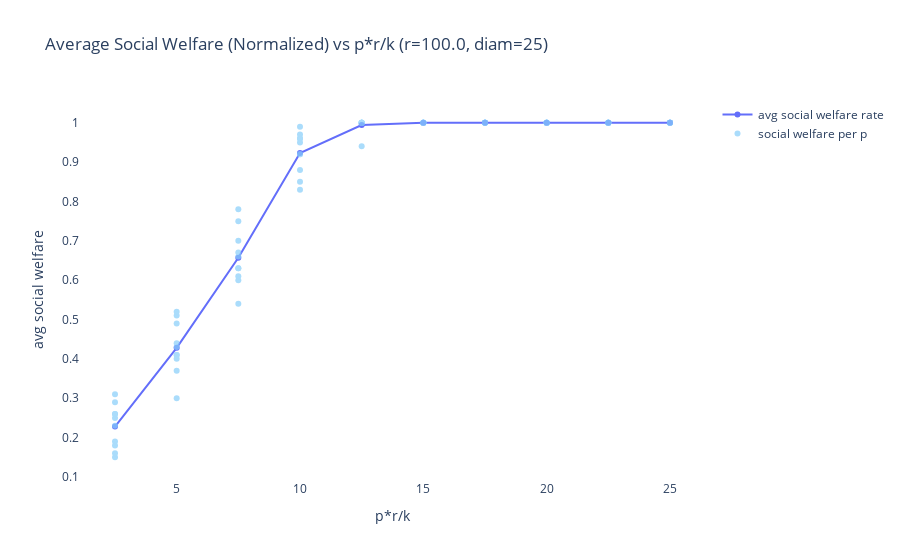
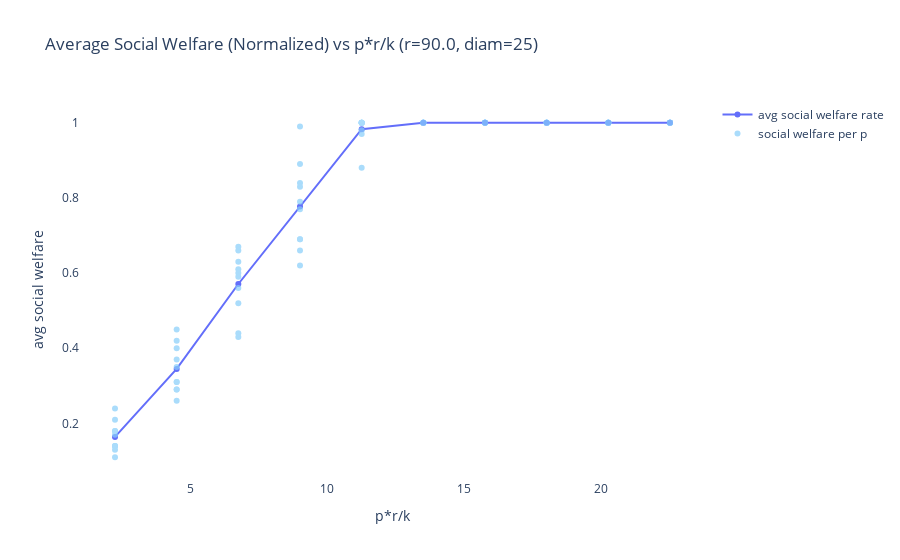
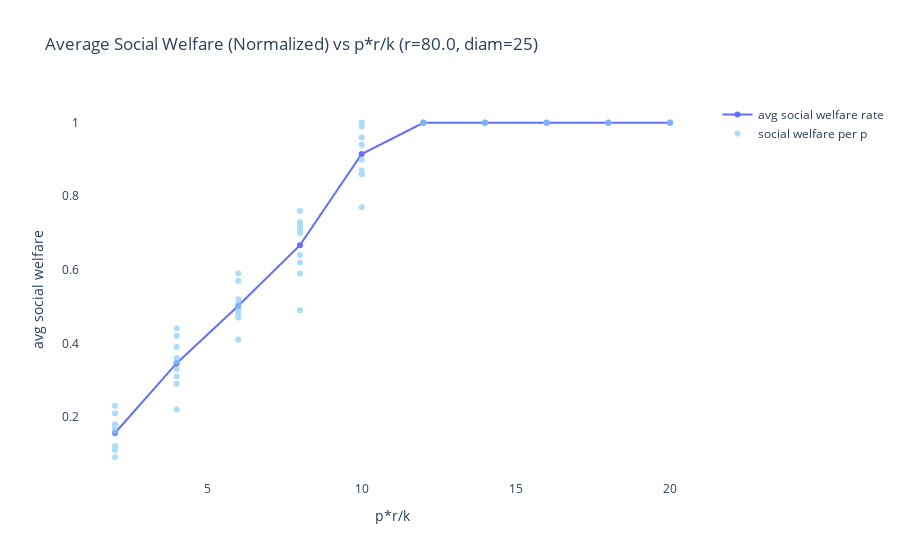
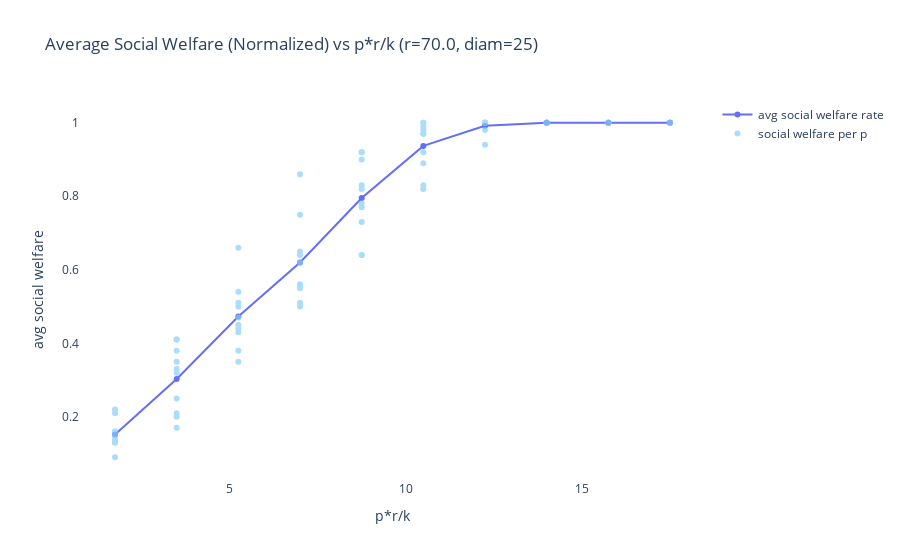

Notebook cell for these charts, in order:
### Markdown cell above
## Evenly distributed resources

### Code cell
run_sim(num_vertices, regularity, create_rl)

### Figure 1 — Plotly figure (JSON) as saved in the notebook; plotly's stock layout.template omitted (floating-point values rounded to 4 significant figures)
{"data": [{"hoverinfo": "skip", "mode": "lines+markers", "name": "avg social welfare rate", "type": "scatter", "x": [25, 22.5, 20, 17.5, 15, 12.5, 10.0, 7.5, 5.0, 2.5], "y": [1, 1, 1, 1, 1, 0.994, 0.923, 0.657, 0.428, 0.228]}, {"hoverinfo": "skip", "marker": {"color": "LightSkyBlue"}, "mode": "markers", "name": "social welfare per p", "opacity": 0.7, "type": "scatter", "x": [25, 25, 25, 25, 25, 25, 25, 25, 25, 25, 22.5, 22.5, 22.5, 22.5, 22.5, 22.5, 22.5, 22.5, 22.5, 22.5, 20, 20, 20, 20, 20, 20, 20, 20, 20, 20, 17.5, 17.5, 17.5, 17.5, 17.5, 17.5, 17.5, 17.5, 17.5, 17.5, 15, 15, 15, 15, 15, 15, 15, 15, 15, 15, 12.5, 12.5, 12.5, 12.5, 12.5, 12.5, 12.5, 12.5, 12.5, 12.5, 10.0, 10.0, 10.0, 10.0, 10.0, 10.0, 10.0, 10.0, 10.0, 10.0, 7.5, 7.5, 7.5, 7.5, 7.5, 7.5, 7.5, 7.5, 7.5, 7.5, 5.0, 5.0, 5.0, 5.0, 5.0, 5.0, 5.0, 5.0, 5.0, 5.0, 2.5, 2.5, 2.5, 2.5, 2.5, 2.5, 2.5, 2.5, 2.5, 2.5], "y": [1, 1, 1, 1, 1, 1, 1, 1, 1, 1, 1, 1, 1, 1, 1, 1, 1, 1, 1, 1, 1, 1, 1, 1, 1, 1, 1, 1, 1, 1, 1, 1, 1, 1, 1, 1, 1, 1, 1, 1, 1, 1, 1, 1, 1, 1, 1, 1, 1, 1, 1, 1, 1, 1, 1, 1, 1, 1, 0.94, 1, 0.88, 0.99, 0.92, 0.96, 0.97, 0.95, 0.92, 0.96, 0.85, 0.83, 0.63, 0.7, 0.54, 0.63, 0.75, 0.6, 0.66, 0.78, 0.67, 0.61, 0.41, 0.49, 0.37, 0.51, 0.3, 0.44, 0.43, 0.52, 0.41, 0.4, 0.23, 0.19, 0.15, 0.18, 0.25, 0.26, 0.31, 0.16, 0.26, 0.29]}], "layout": {"plot_bgcolor": "rgba(0,0,0,0)", "showlegend": true, "title": {"text": "Average Social Welfare (Normalized) vs p*r/k (r=100.0, diam=25)"}, "xaxis": {"title": {"text": "p*r/k"}}, "yaxis": {"title": {"text": "avg social welfare"}}}}

### Figure 2 — Plotly figure (JSON) as saved in the notebook; plotly's stock layout.template omitted (floating-point values rounded to 4 significant figures)
{"data": [{"hoverinfo": "skip", "mode": "lines+markers", "name": "avg social welfare rate", "type": "scatter", "x": [22.5, 20.25, 18, 15.75, 13.5, 11.25, 9.0, 6.75, 4.5, 2.25], "y": [1, 1, 1, 1, 1, 0.983, 0.777, 0.571, 0.345, 0.164]}, {"hoverinfo": "skip", "marker": {"color": "LightSkyBlue"}, "mode": "markers", "name": "social welfare per p", "opacity": 0.7, "type": "scatter", "x": [22.5, 22.5, 22.5, 22.5, 22.5, 22.5, 22.5, 22.5, 22.5, 22.5, 20.25, 20.25, 20.25, 20.25, 20.25, 20.25, 20.25, 20.25, 20.25, 20.25, 18, 18, 18, 18, 18, 18, 18, 18, 18, 18, 15.75, 15.75, 15.75, 15.75, 15.75, 15.75, 15.75, 15.75, 15.75, 15.75, 13.5, 13.5, 13.5, 13.5, 13.5, 13.5, 13.5, 13.5, 13.5, 13.5, 11.25, 11.25, 11.25, 11.25, 11.25, 11.25, 11.25, 11.25, 11.25, 11.25, 9.0, 9.0, 9.0, 9.0, 9.0, 9.0, 9.0, 9.0, 9.0, 9.0, 6.75, 6.75, 6.75, 6.75, 6.75, 6.75, 6.75, 6.75, 6.75, 6.75, 4.5, 4.5, 4.5, 4.5, 4.5, 4.5, 4.5, 4.5, 4.5, 4.5, 2.25, 2.25, 2.25, 2.25, 2.25, 2.25, 2.25, 2.25, 2.25, 2.25], "y": [1, 1, 1, 1, 1, 1, 1, 1, 1, 1, 1, 1, 1, 1, 1, 1, 1, 1, 1, 1, 1, 1, 1, 1, 1, 1, 1, 1, 1, 1, 1, 1, 1, 1, 1, 1, 1, 1, 1, 1, 1, 1, 1, 1, 1, 1, 1, 1, 1, 1, 0.88, 1, 1, 0.97, 1, 1, 1, 1, 0.98, 1, 0.69, 0.77, 0.89, 0.99, 0.62, 0.69, 0.84, 0.83, 0.79, 0.66, 0.6, 0.63, 0.52, 0.67, 0.59, 0.56, 0.44, 0.61, 0.66, 0.43, 0.31, 0.4, 0.31, 0.37, 0.35, 0.42, 0.29, 0.29, 0.45, 0.26, 0.14, 0.14, 0.11, 0.21, 0.13, 0.17, 0.18, 0.24, 0.18, 0.14]}], "layout": {"plot_bgcolor": "rgba(0,0,0,0)", "showlegend": true, "title": {"text": "Average Social Welfare (Normalized) vs p*r/k (r=90.0, diam=25)"}, "xaxis": {"title": {"text": "p*r/k"}}, "yaxis": {"title": {"text": "avg social welfare"}}}}

### Figure 3 — Plotly figure (JSON) as saved in the notebook; plotly's stock layout.template omitted (floating-point values rounded to 4 significant figures)
{"data": [{"hoverinfo": "skip", "mode": "lines+markers", "name": "avg social welfare rate", "type": "scatter", "x": [20, 18, 16, 14, 12, 10, 8.0, 6.0, 4.0, 2.0], "y": [1, 1, 1, 1, 1, 0.915, 0.667, 0.502, 0.346, 0.156]}, {"hoverinfo": "skip", "marker": {"color": "LightSkyBlue"}, "mode": "markers", "name": "social welfare per p", "opacity": 0.7, "type": "scatter", "x": [20, 20, 20, 20, 20, 20, 20, 20, 20, 20, 18, 18, 18, 18, 18, 18, 18, 18, 18, 18, 16, 16, 16, 16, 16, 16, 16, 16, 16, 16, 14, 14, 14, 14, 14, 14, 14, 14, 14, 14, 12, 12, 12, 12, 12, 12, 12, 12, 12, 12, 10, 10, 10, 10, 10, 10, 10, 10, 10, 10, 8.0, 8.0, 8.0, 8.0, 8.0, 8.0, 8.0, 8.0, 8.0, 8.0, 6.0, 6.0, 6.0, 6.0, 6.0, 6.0, 6.0, 6.0, 6.0, 6.0, 4.0, 4.0, 4.0, 4.0, 4.0, 4.0, 4.0, 4.0, 4.0, 4.0, 2.0, 2.0, 2.0, 2.0, 2.0, 2.0, 2.0, 2.0, 2.0, 2.0], "y": [1, 1, 1, 1, 1, 1, 1, 1, 1, 1, 1, 1, 1, 1, 1, 1, 1, 1, 1, 1, 1, 1, 1, 1, 1, 1, 1, 1, 1, 1, 1, 1, 1, 1, 1, 1, 1, 1, 1, 1, 1, 1, 1, 1, 1, 1, 1, 1, 1, 1, 0.77, 0.86, 0.9, 0.87, 0.96, 0.99, 1, 0.94, 0.86, 1, 0.71, 0.73, 0.59, 0.71, 0.72, 0.64, 0.7, 0.49, 0.62, 0.76, 0.47, 0.48, 0.48, 0.57, 0.59, 0.49, 0.5, 0.51, 0.52, 0.41, 0.29, 0.22, 0.35, 0.36, 0.42, 0.39, 0.44, 0.33, 0.31, 0.35, 0.12, 0.17, 0.21, 0.17, 0.12, 0.23, 0.18, 0.09, 0.16, 0.11]}], "layout": {"plot_bgcolor": "rgba(0,0,0,0)", "showlegend": true, "title": {"text": "Average Social Welfare (Normalized) vs p*r/k (r=80.0, diam=25)"}, "xaxis": {"title": {"text": "p*r/k"}}, "yaxis": {"title": {"text": "avg social welfare"}}}}

### Figure 4 — Plotly figure (JSON) as saved in the notebook; plotly's stock layout.template omitted (floating-point values rounded to 4 significant figures)
{"data": [{"hoverinfo": "skip", "mode": "lines+markers", "name": "avg social welfare rate", "type": "scatter", "x": [17.5, 15.75, 14, 12.25, 10.5, 8.75, 7.0, 5.25, 3.5, 1.75], "y": [1, 1, 1, 0.992, 0.937, 0.795, 0.62, 0.473, 0.303, 0.152]}, {"hoverinfo": "skip", "marker": {"color": "LightSkyBlue"}, "mode": "markers", "name": "social welfare per p", "opacity": 0.7, "type": "scatter", "x": [17.5, 17.5, 17.5, 17.5, 17.5, 17.5, 17.5, 17.5, 17.5, 17.5, 15.75, 15.75, 15.75, 15.75, 15.75, 15.75, 15.75, 15.75, 15.75, 15.75, 14, 14, 14, 14, 14, 14, 14, 14, 14, 14, 12.25, 12.25, 12.25, 12.25, 12.25, 12.25, 12.25, 12.25, 12.25, 12.25, 10.5, 10.5, 10.5, 10.5, 10.5, 10.5, 10.5, 10.5, 10.5, 10.5, 8.75, 8.75, 8.75, 8.75, 8.75, 8.75, 8.75, 8.75, 8.75, 8.75, 7.0, 7.0, 7.0, 7.0, 7.0, 7.0, 7.0, 7.0, 7.0, 7.0, 5.25, 5.25, 5.25, 5.25, 5.25, 5.25, 5.25, 5.25, 5.25, 5.25, 3.5, 3.5, 3.5, 3.5, 3.5, 3.5, 3.5, 3.5, 3.5, 3.5, 1.75, 1.75, 1.75, 1.75, 1.75, 1.75, 1.75, 1.75, 1.75, 1.75], "y": [1, 1, 1, 1, 1, 1, 1, 1, 1, 1, 1, 1, 1, 1, 1, 1, 1, 1, 1, 1, 1, 1, 1, 1, 1, 1, 1, 1, 1, 1, 1, 1, 1, 0.94, 0.98, 1, 1, 1, 1, 1, 0.99, 0.82, 0.97, 1, 0.83, 0.97, 0.98, 0.92, 1, 0.89, 0.78, 0.83, 0.77, 0.64, 0.9, 0.64, 0.82, 0.92, 0.92, 0.73, 0.62, 0.5, 0.65, 0.64, 0.86, 0.75, 0.55, 0.56, 0.56, 0.51, 0.54, 0.66, 0.45, 0.35, 0.43, 0.51, 0.44, 0.5, 0.47, 0.38, 0.2, 0.33, 0.17, 0.41, 0.41, 0.32, 0.25, 0.21, 0.38, 0.35, 0.16, 0.22, 0.21, 0.09, 0.13, 0.13, 0.15, 0.14, 0.13, 0.16]}], "layout": {"plot_bgcolor": "rgba(0,0,0,0)", "showlegend": true, "title": {"text": "Average Social Welfare (Normalized) vs p*r/k (r=70.0, diam=25)"}, "xaxis": {"title": {"text": "p*r/k"}}, "yaxis": {"title": {"text": "avg social welfare"}}}}
